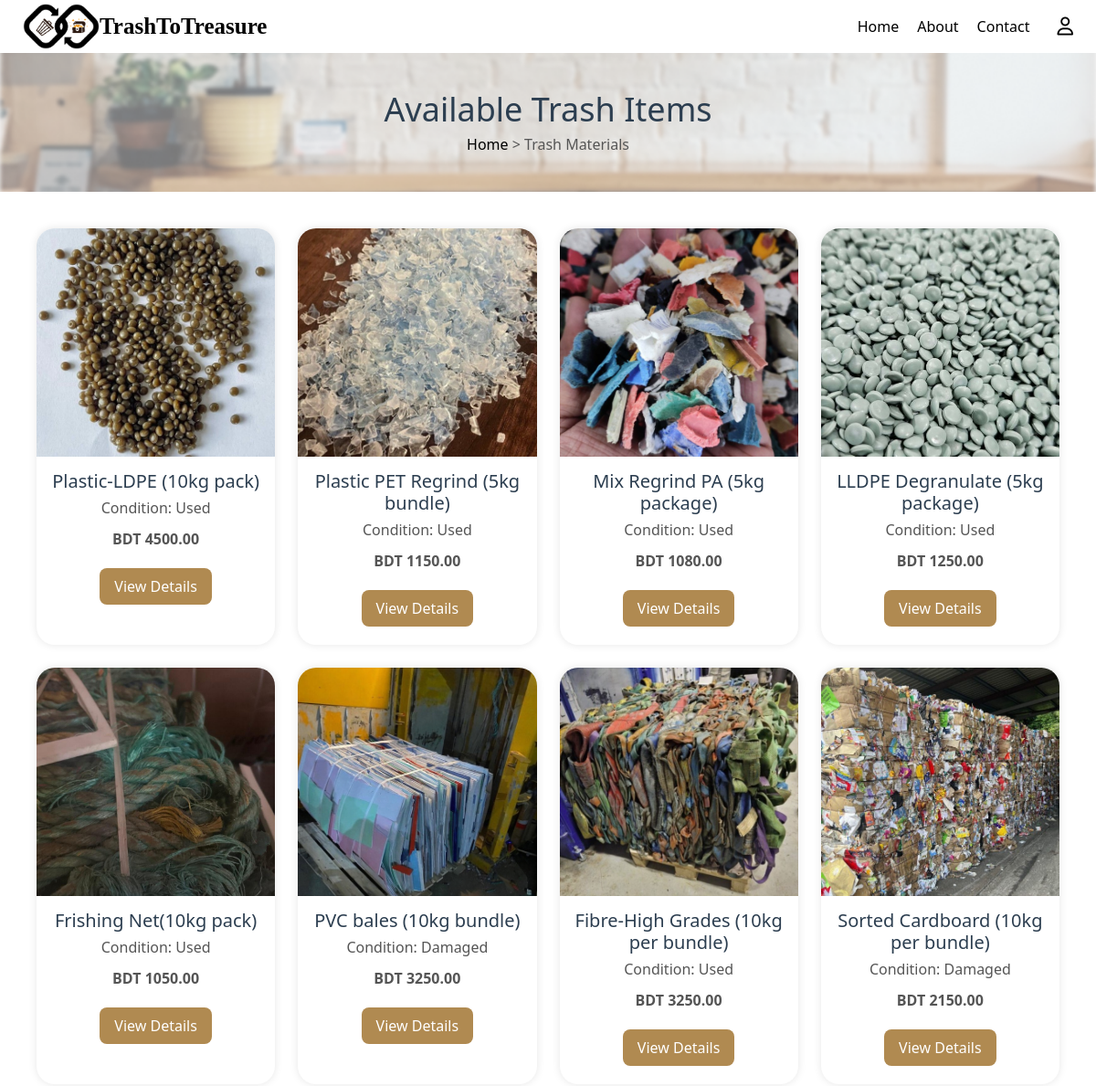
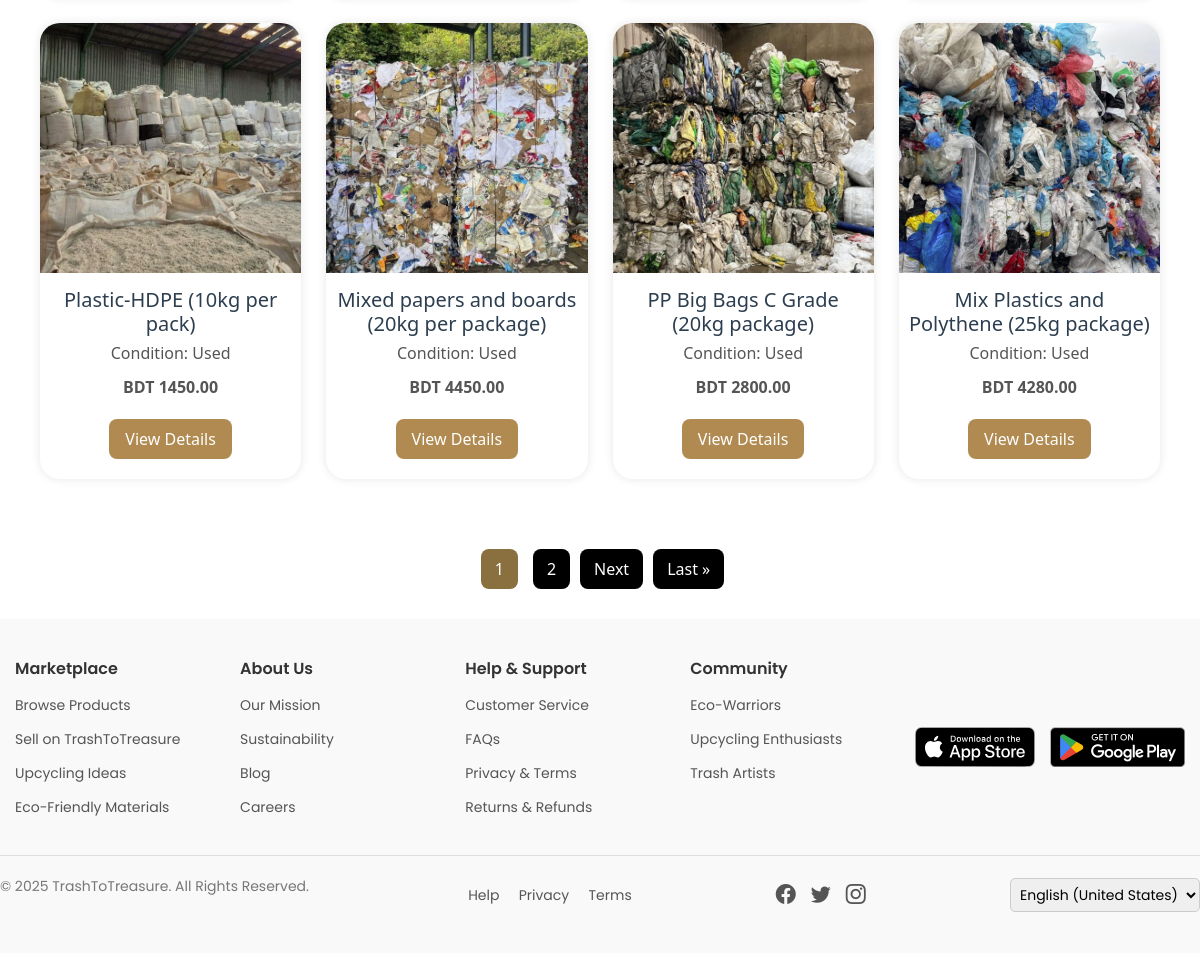
The app's page /trash-items/ with its own data (2 pictures, top to bottom).
### marketplace/models.py (models this page shows, shortened)
class TrashItem(models.Model):
    material_name = models.CharField(max_length=255, default="")  # Change as needed
    category = models.CharField(max_length=100, default="")  # Change as needed
    description = models.TextField()
    condition = models.CharField(max_length=50, default="")  # Set a meaningful default
    quantity = models.IntegerField(default=0)
    price = models.DecimalField(max_digits=10, decimal_places=2)
    trash_point = models.CharField(max_length=255, default="")  # Set a meaningful default
    images = models.ImageField(upload_to='waste_images/', blank=True, null=True)
    location = models.CharField(max_length=255, default="")  # Set a meaningful default
    product_status = models.CharField(max_length=20, choices=PRODUCT_STATUS_CHOICES, default='')
    delivery_status = models.CharField(max_length=20, choices=DELIVERY_STATUS_CHOICES, default='')
    slug = models.SlugField(max_length=255, unique=True, blank=True)
    listing_date = models.DateTimeField(auto_now_add=True)
    last_updated = models.DateTimeField(auto_now=True, null=True, blank=True)
    tags = models.CharField(max_length=255, blank=True, null=True)
    rating = models.DecimalField(max_digits=3, decimal_places=2, default=0.0)
    reviews = GenericRelation(Review)

### marketplace/views.py (the view)
# urls.py: path('trash-items/', views.trash_item_list, name='trash_item_list'),
def trash_item_list(request):
    items = TrashItem.objects.filter(product_status="active")  # Add filters as needed
    paginator = Paginator(items, 12)  # Or however many per page
    page_number = request.GET.get("page")
    page_obj = paginator.get_page(page_number)
    return render(request, "trash_items.html", {"page_obj": page_obj})

### marketplace/templates/trash_items.html (shortened to what this page needs)
{% load static %}
{% include "header.html" %}
<!DOCTYPE html>
<html lang="en">
<head>
    <link rel="stylesheet" href="{% static 'css/buyer_profile.css' %}">
</head>
<body>
<section class="product-banner">
    <h2>Available Trash Items</h2>
    <p><a href="/">Home</a> > Trash Materials</p>
</section>
<div class="products-grid">
    {% for product in page_obj %}
        <div class="product-card">
            <img src="{{ product.images.url }}" alt="{{ product.material_name }}">
            <h3>{{ product.material_name }}</h3>
            <p>Condition: {{ product.condition }}</p>
            <p><strong>BDT {{ product.price }}</strong></p>
            <a href="{% url 'trash_item_details' product.slug %}">View Details</a>
        </div>
    {% endfor %}
</div>
<div class="pagination-wrapper">
    <div class="pagination">
        {% for num in page_obj.paginator.page_range %}
            {% if page_obj.number == num %}
                <strong style="margin: 0 5px;">{{ num }}</strong>
            {% elif num >= page_obj.number|add:'-2' and num <= page_obj.number|add:'2' %}
                <a href="?page={{ num }}">{{ num }}</a>
            {% endif %}
        {% endfor %}
        {% if page_obj.has_next %}
            <a href="?page={{ page_obj.next_page_number }}">Next</a>
            <a href="?page={{ page_obj.paginator.num_pages }}">Last &raquo;</a>
        {% endif %}
    </div>
</div>
</body>
</html>
{% include "footer.html" %}

### marketplace/static/css/buyer_profile.css (style rules this page uses)
.product-banner { text-align: center; padding: 50px 0; background: url('/static/images/bg.png') no-repeat center; background-size: cover; color: #000; }
.product-banner h2 { font-size: 40px; margin: 0; }
.product-banner p { margin: 10px 0 0; }
.product-banner a { color: #000; text-decoration: none; }
h2 { font-size: 24px; margin-bottom: 20px; color: #333; }

### marketplace/templates/header.html (style rules this page uses)
* { margin: 0; padding: 0; box-sizing: border-box; }
body { font-family: Arial, sans-serif; background: #fff; }

### marketplace/templates/trash_items.html (style rules this page uses)
.products-grid { display: grid; grid-template-columns: repeat(auto-fit, minmax(250px, 1fr)); gap: 25px; padding: 40px; max-width: 1200px; margin: auto; }
.product-card { background: #fff; border-radius: 20px; box-shadow: 0 0 10px rgba(0,0,0,0.1); overflow: hidden; text-align: center; transition: 0.3s ease-in-out; }
.product-card img { width: 100%; height: 250px; object-fit: cover; }
.product-card h3 { margin: 15px 10px 5px; font-size: 20px; color: #2c3e50; }
.product-card p { margin: 0 10px 10px; color: #555; }
.product-card a { display: inline-block; margin: 10px 0 20px; padding: 8px 16px; background-color: #b08a51; color: #fff; border-radius: 8px; text-decoration: none; }
.product-banner { text-align: center; background-color: #e0f7ec; padding: 40px 0; }
.product-banner h2 { font-size: 36px; color: #2c3e50; }
.product-banner p { color: #555; margin-top: 5px; }
.pagination-wrapper { width: 100%; display: flex; justify-content: center; margin: 30px 0; }
.pagination { display: flex; gap: 10px; flex-wrap: wrap; }
.pagination a, .pagination strong { padding: 8px 14px; background-color:rgb(0, 0, 0); color: #fff; border-radius: 8px; text-decoration: none; font-weight: 500; }
.pagination strong { background-color: #8a6f3f; }

### records on screen
TrashItem: images (picture), material_name "Plastic-LDPE (10kg pack)", condition "Used", price "4500.00"
TrashItem: images (picture), material_name "Plastic PET Regrind (5kg bundle)", condition "Used", price "1150.00"
TrashItem: images (picture), material_name "Mix Regrind PA (5kg package)", condition "Used", price "1080.00"
TrashItem: images (picture), material_name "LLDPE Degranulate (5kg package)", condition "Used", price "1250.00"
TrashItem: images (picture), material_name "Frishing Net(10kg pack)", condition "Used", price "1050.00"
TrashItem: images (picture), material_name "PVC bales (10kg bundle)", condition "Damaged", price "3250.00"
TrashItem: images (picture), material_name "Fibre-High Grades (10kg per bundle)", condition "Used", price "3250.00"
TrashItem: images (picture), material_name "Sorted Cardboard (10kg per bundle)", condition "Damaged", price "2150.00"
TrashItem: images (picture), material_name "Plastic-HDPE (10kg per pack)", condition "Used", price "1450.00"
TrashItem: images (picture), material_name "Mixed papers and boards (20kg per package)", condition "Used", price "4450.00"
TrashItem: images (picture), material_name "PP Big Bags C Grade (20kg package)", condition "Used", price "2800.00"
TrashItem: images (picture), material_name "Mix Plastics and Polythene (25kg package)", condition "Used", price "4280.00"

### other values on screen
{{ num }} "1"
{{ num }} "2"
